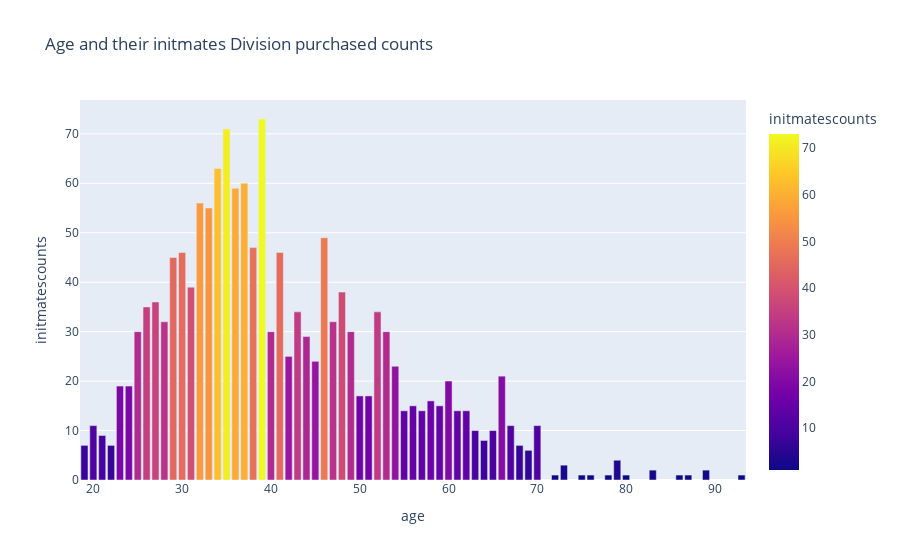

Source (notebook cell):
### Code cell
# Creating Bar plot
fig = px.bar(age_initmates, x="age", y="initmatescounts", title="Age and their initmates Division purchased counts", color="initmatescounts")

# Displaying Bar plot
fig.show()

### Figure 1 — Plotly figure (JSON) as saved in the notebook; plotly's stock layout.template omitted (floating-point values rounded to 4 significant figures)
{"data": [{"alignmentgroup": "True", "hovertemplate": "age=%{x}<br>initmatescounts=%{marker.color}<extra></extra>", "legendgroup": "", "marker": {"color": [73, 71, 63, 60, 59, 56, 55, 49, 47, 46, 46, 45, 39, 38, 36, 35, 34, 34, 32, 32, 30, 30, 30, 30, 29, 25, 24, 23, 21, 20, 19, 19, 17, 17, 16, 15, 15, 14, 14, 14, 14, 11, 11, 11, 10, 10, 9, 8, 7, 7, 7, 6, 4, 3, 2, 2, 1, 1, 1, 1, 1, 1, 1, 1], "coloraxis": "coloraxis", "pattern": {"shape": ""}}, "name": "", "offsetgroup": "", "orientation": "v", "showlegend": false, "textposition": "auto", "type": "bar", "x": [39, 35, 34, 37, 36, 32, 33, 46, 38, 30, 41, 29, 31, 48, 27, 26, 43, 52, 28, 47, 25, 53, 40, 49, 44, 42, 45, 54, 66, 60, 23, 24, 51, 50, 58, 59, 56, 62, 57, 55, 61, 67, 20, 70, 63, 65, 21, 64, 19, 68, 22, 69, 79, 73, 89, 83, 78, 87, 75, 93, 76, 72, 80, 86], "xaxis": "x", "y": [73, 71, 63, 60, 59, 56, 55, 49, 47, 46, 46, 45, 39, 38, 36, 35, 34, 34, 32, 32, 30, 30, 30, 30, 29, 25, 24, 23, 21, 20, 19, 19, 17, 17, 16, 15, 15, 14, 14, 14, 14, 11, 11, 11, 10, 10, 9, 8, 7, 7, 7, 6, 4, 3, 2, 2, 1, 1, 1, 1, 1, 1, 1, 1], "yaxis": "y"}], "layout": {"barmode": "relative", "coloraxis": {"colorbar": {"title": {"text": "initmatescounts"}}, "colorscale": [[0, "#0d0887"], [0.1111, "#46039f"], [0.2222, "#7201a8"], [0.3333, "#9c179e"], [0.4444, "#bd3786"], [0.5556, "#d8576b"], [0.6667, "#ed7953"], [0.7778, "#fb9f3a"], [0.8889, "#fdca26"], [1, "#f0f921"]]}, "legend": {"tracegroupgap": 0}, "title": {"text": "Age and their initmates Division purchased counts"}, "xaxis": {"anchor": "y", "domain": [0, 1], "title": {"text": "age"}}, "yaxis": {"anchor": "x", "domain": [0, 1], "title": {"text": "initmatescounts"}}}}
